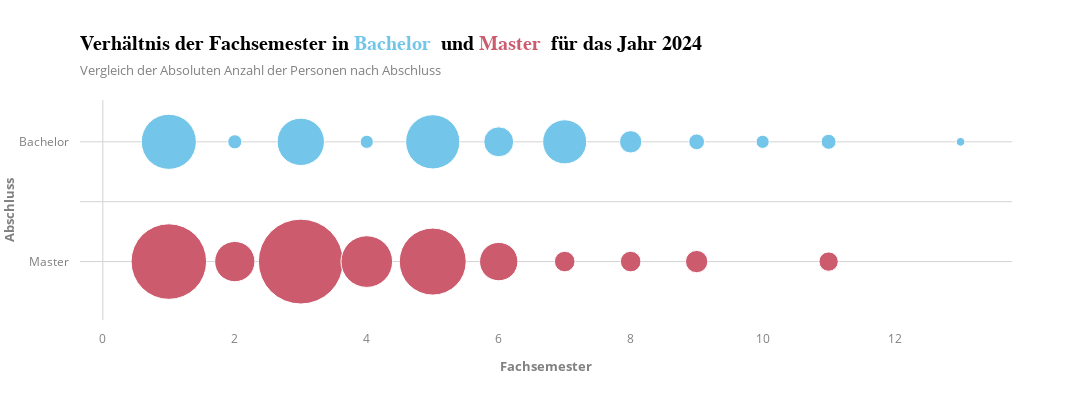

Notebook source saved alongside this figure:
### Code cell
fig = px.scatter(df,
                 x="Category",
                 y="Y-Wert",
                 color="Studiengang", 
                 size="Wert", 
                 hover_name="Studiengang",
                 title="Verhältnis der Fachsemester in </b><span style='color:#73c6e9;'>Bachelor</span> <b> und </b><span style='color:#cc5b6e;'>Master</span> <b> für das Jahr 2024",
                 labels={"Jahr": "Jahr", "Category": "Kategorie", "Wert": "Wert"},
                 size_max=60,
                 category_orders={"Category": category_order},
                 color_discrete_map={"Bachelor": "#73c6e9", "Master": "#cc5b6e"})  



fig.update_layout(
    template="infoviz", 
    height=400,
    width=1400,
    yaxis_title="Abschluss",
    xaxis_title="Fachsemester",
    yaxis=dict(
        tickvals=[1, -1],
        ticktext=["Bachelor", "Master"],
        showgrid=True,
        zerolinecolor="lightgrey",
       
    ),
    showlegend=False
)
fig.update_traces(marker=dict(opacity=1))

fig.show()
fig.write_image("Plots/pdf/fachsemester2.pdf")

### Figure 1 — Plotly figure (JSON) as saved in the notebook; plotly's stock layout.template omitted (floating-point values rounded to 4 significant figures)
{"data": [{"hovertemplate": "<b>%{hovertext}</b><br><br>Studiengang=Bachelor<br>Kategorie=%{x}<br>Y-Wert=%{y}<br>Wert=%{marker.size}<extra></extra>", "hovertext": ["Bachelor", "Bachelor", "Bachelor", "Bachelor", "Bachelor", "Bachelor", "Bachelor", "Bachelor", "Bachelor", "Bachelor", "Bachelor", "Bachelor", "Bachelor", "Bachelor"], "legendgroup": "Bachelor", "marker": {"color": "#73c6e9", "opacity": 1, "size": [122.0, 7.0, 9.0, 0.0, 3.0, 0.0, 8.0, 90.0, 7.0, 118.0, 36.0, 78.0, 20.0, 10.0], "sizemode": "area", "sizeref": 0.08028, "symbol": "circle"}, "mode": "markers", "name": "Bachelor", "orientation": "v", "showlegend": true, "type": "scatter", "x": ["1", "10", "11", "12", "13", "14 und mehr", "2", "3", "4", "5", "6", "7", "8", "9"], "xaxis": "x", "y": [1, 1, 1, 1, 1, 1, 1, 1, 1, 1, 1, 1, 1, 1], "yaxis": "y"}, {"hovertemplate": "<b>%{hovertext}</b><br><br>Studiengang=Master<br>Kategorie=%{x}<br>Y-Wert=%{y}<br>Wert=%{marker.size}<extra></extra>", "hovertext": ["Master", "Master", "Master", "Master", "Master", "Master", "Master", "Master", "Master", "Master", "Master", "Master", "Master", "Master"], "legendgroup": "Master", "marker": {"color": "#cc5b6e", "opacity": 1, "size": [229.0, 0.0, 15.0, 0.0, 0.0, 0.0, 65.0, 289.0, 107.0, 180.0, 59.0, 17.0, 17.0, 20.0], "sizemode": "area", "sizeref": 0.08028, "symbol": "circle"}, "mode": "markers", "name": "Master", "orientation": "v", "showlegend": true, "type": "scatter", "x": ["1", "10", "11", "12", "13", "14 und mehr", "2", "3", "4", "5", "6", "7", "8", "9"], "xaxis": "x", "y": [-1, -1, -1, -1, -1, -1, -1, -1, -1, -1, -1, -1, -1, -1], "yaxis": "y"}], "layout": {"height": 400, "legend": {"itemsizing": "constant", "title": {"text": "Studiengang"}, "tracegroupgap": 0}, "showlegend": false, "title": {"text": "Verhältnis der Fachsemester in </b><span style='color:#73c6e9;'>Bachelor</span> <b> und </b><span style='color:#cc5b6e;'>Master</span> <b> für das Jahr 2024"}, "width": 1400, "xaxis": {"anchor": "y", "categoryarray": ["1", "2", "3", "4", "5", "6", "7", "8", "9", "10", "11", "12", "13", "14 und mehr"], "categoryorder": "array", "domain": [0, 1], "title": {"text": "Fachsemester"}}, "yaxis": {"anchor": "x", "domain": [0, 1], "showgrid": true, "ticktext": ["Bachelor", "Master"], "tickvals": [1, -1], "title": {"text": "Abschluss"}, "zerolinecolor": "lightgrey"}}}
